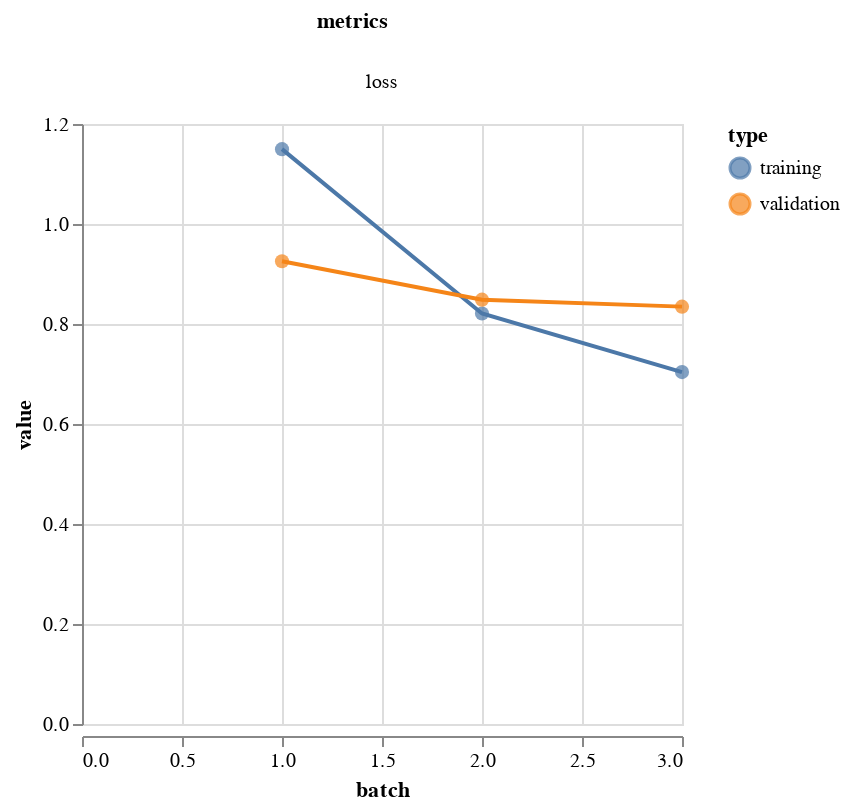

Notebook code for this chart:
### Code cell
vis.metrics(output.history)

### Figure 1 — Vega-Lite specification as saved in the notebook (floating-point values rounded to 4 significant figures)
{"config": {"view": {"continuousWidth": 300, "continuousHeight": 300}}, "data": {"name": "data-7ca96849a455bcf16c54d10e7889bd0f"}, "facet": {"column": {"field": "metrics", "type": "nominal"}}, "spec": {"layer": [{"mark": {"type": "circle", "size": 50}, "encoding": {"color": {"field": "type", "type": "nominal"}, "tooltip": [{"field": "batch", "type": "quantitative"}, {"field": "value", "type": "quantitative"}], "x": {"field": "batch", "type": "quantitative"}, "y": {"field": "value", "type": "quantitative"}}}, {"mark": {"type": "line"}, "encoding": {"color": {"field": "type", "type": "nominal"}, "x": {"field": "batch", "type": "quantitative"}, "y": {"field": "value", "type": "quantitative"}}}], "height": 300, "width": 300}, "resolve": {"scale": {"y": "independent"}}, "$schema": "https://vega.github.io/schema/vega-lite/v5.20.1.json", "datasets": {"data-7ca96849a455bcf16c54d10e7889bd0f": [{"batch": 1, "value": 1.15, "type": "training", "metrics": "loss"}, {"batch": 2, "value": 0.8211, "type": "training", "metrics": "loss"}, {"batch": 3, "value": 0.7038, "type": "training", "metrics": "loss"}, {"batch": 1, "value": 0.9254, "type": "validation", "metrics": "loss"}, {"batch": 2, "value": 0.8487, "type": "validation", "metrics": "loss"}, {"batch": 3, "value": 0.8347, "type": "validation", "metrics": "loss"}]}}
